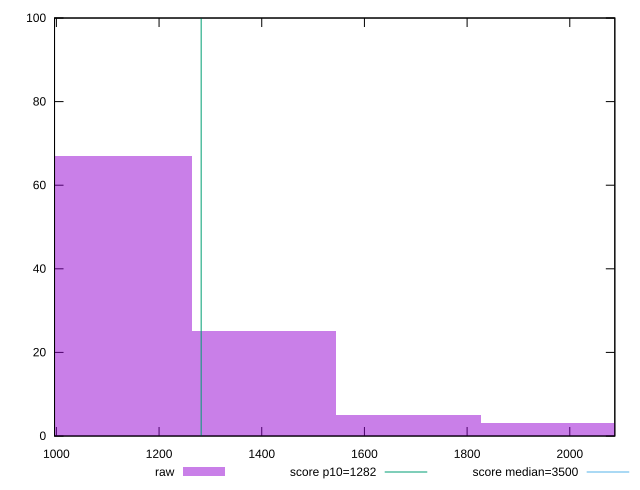

The gnuplot source for this figure:
reset

$raw <<EOF
1123.860671198835 67
1404.8258389985438 25
1685.7910067982525 5
1966.7561745979613 3
EOF

set key outside below
set boxwidth 280.96516779970875
set xrange [996.3920000000005:2087.7359999999994]
set yrange [0:100]
set trange [0:100]
set style fill transparent solid 0.5 noborder

set parametric
set terminal svg size 640, 490 enhanced background rgb 'white'
set output "reprap/bootup-time/samples/pages+cached+noexternal+nomedia+nocss/raw/histogram.svg"

plot $raw title "raw" with boxes, \
     1282,t title "score p10=1282", \
     3500,t title "score median=3500"

reset
